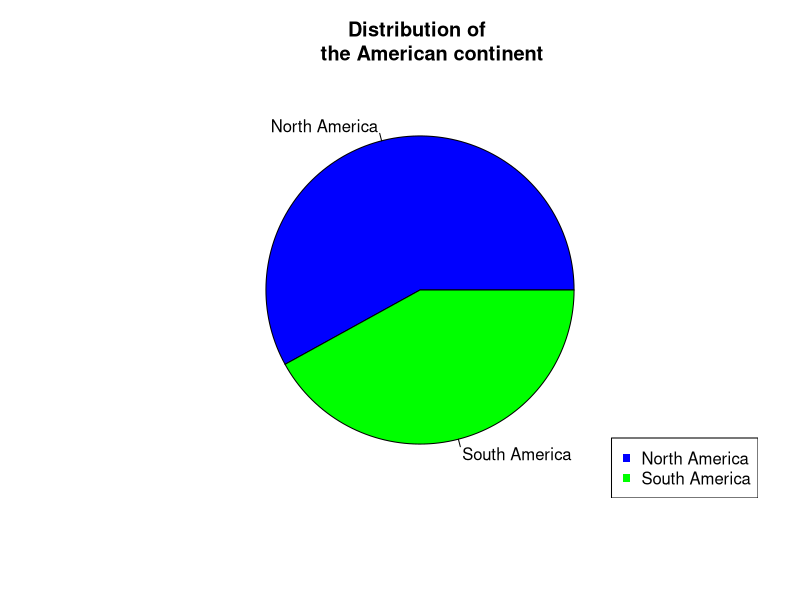

Here is the R script that generated this plot:
library(R.utils)
rm(list=ls())
cat("\014")

data <- islands
continent <- c(data["North America"], data["South America"])

pie(continent, labels = names(continent), col = c("blue", "green"), main = "Distribution of 
    the American continent")

legend(x = "bottomright", legend = names(continent), col = c("blue", "green"), 
       pch = c(15, 15))